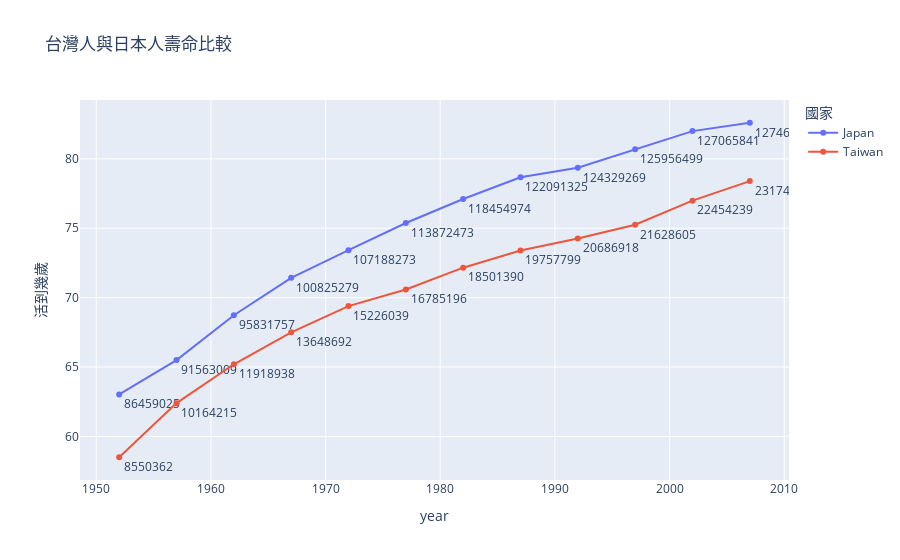

Notebook code for this chart:
### Code cell
import plotly.express as px

df = px.data.gapminder().query("country == 'Taiwan' or country == 'Japan'")  #query：搜尋內建的資料
df.rename(columns={'lifeExp':'活到幾歲', 'pop':'人口數', 'country':'國家'},inplace=True)
fig = px.line(df, 
              x="year", 
              y="活到幾歲", 
              title='台灣人與日本人壽命比較',
              hover_data='人口數',
              markers=True,
              text='人口數',
              color='國家')
fig.update_traces(textposition="bottom right")
fig.show()

### Figure 1 — Plotly figure (JSON) as saved in the notebook; plotly's stock layout.template omitted (floating-point values rounded to 4 significant figures)
{"data": [{"customdata": [[86459025], [91563009], [95831757], [100825279], [107188273], [113872473], [118454974], [122091325], [124329269], [125956499], [127065841], [127467972]], "hovertemplate": "國家=Japan<br>year=%{x}<br>活到幾歲=%{y}<br>人口數=%{customdata[0]}<extra></extra>", "legendgroup": "Japan", "line": {"color": "#636efa", "dash": "solid"}, "marker": {"symbol": "circle"}, "mode": "text+lines+markers", "name": "Japan", "orientation": "v", "showlegend": true, "text": [86459025, 91563009, 95831757, 100825279, 107188273, 113872473, 118454974, 122091325, 124329269, 125956499, 127065841, 127467972], "textposition": "bottom right", "type": "scatter", "x": [1952, 1957, 1962, 1967, 1972, 1977, 1982, 1987, 1992, 1997, 2002, 2007], "xaxis": "x", "y": [63.03, 65.5, 68.73, 71.43, 73.42, 75.38, 77.11, 78.67, 79.36, 80.69, 82, 82.6], "yaxis": "y"}, {"customdata": [[8550362], [10164215], [11918938], [13648692], [15226039], [16785196], [18501390], [19757799], [20686918], [21628605], [22454239], [23174294]], "hovertemplate": "國家=Taiwan<br>year=%{x}<br>活到幾歲=%{y}<br>人口數=%{customdata[0]}<extra></extra>", "legendgroup": "Taiwan", "line": {"color": "#EF553B", "dash": "solid"}, "marker": {"symbol": "circle"}, "mode": "text+lines+markers", "name": "Taiwan", "orientation": "v", "showlegend": true, "text": [8550362, 10164215, 11918938, 13648692, 15226039, 16785196, 18501390, 19757799, 20686918, 21628605, 22454239, 23174294], "textposition": "bottom right", "type": "scatter", "x": [1952, 1957, 1962, 1967, 1972, 1977, 1982, 1987, 1992, 1997, 2002, 2007], "xaxis": "x", "y": [58.5, 62.4, 65.2, 67.5, 69.39, 70.59, 72.16, 73.4, 74.26, 75.25, 76.99, 78.4], "yaxis": "y"}], "layout": {"legend": {"title": {"text": "國家"}, "tracegroupgap": 0}, "title": {"text": "台灣人與日本人壽命比較"}, "xaxis": {"anchor": "y", "domain": [0, 1], "title": {"text": "year"}}, "yaxis": {"anchor": "x", "domain": [0, 1], "title": {"text": "活到幾歲"}}}}
